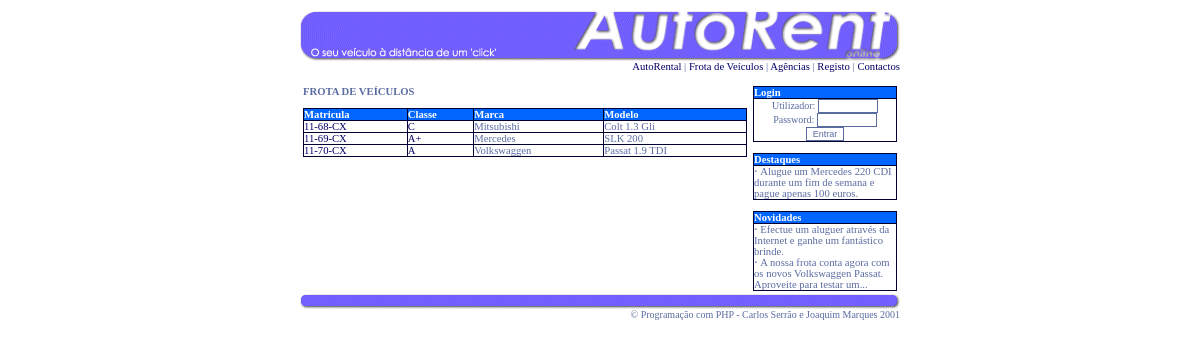
/index.php?pagina=frota, run on the app's committed database.
### tables this page shows
create table veiculo (
matricula            CHAR(254)            not null,
classe               CHAR(254),
cod                  INTEGER,
marca                CHAR(254),
modelo               CHAR(254),
fotografia           CHAR(254),
primary key (matricula),
foreign key (classe)
      references classe (classe),
foreign key (cod)
      references local (cod)
);

create table destaques (
destaque_txt         CHAR(254)            not null,
cod                  INT,
primary key (destaque_txt)
);

create table novidades (
novidade_txt         CHAR(254),
cod                  INT                  not null,
primary key (cod)
);

### BDMySQL.class.php (called while the page is built, shortened)
<?php
class BDMySQL {
  var $conn;
  function ligarBD($bdname, $user, $password, $server) {
    $this->conn = mysql_connect($server, $user, $password);
  }
  function executarSQL($sql_command) {
    $resultado = mysql_query($sql_command, $this->conn);
    return $resultado;
  }
}
?>

### ARFrota.class.php (the view)
<?php
require("config.inc.php");
class ARFrota extends BDMySQL {
        var $bd;
        function ARFrota() {
				global $NOME_BD, $USER_DB, $PASS_DB, $NOME_SERVIDOR;
                $this->bd = new BDMySQL();
                $this->bd->ligarBD($NOME_BD, $USER_DB, $PASS_DB, $NOME_SERVIDOR);
        }
		function cabecalhoFrota() {
			echo "<table width=\"100%\" border=\"0\" cellspacing=\"1\" cellpadding=\"0\" bgcolor=\"#000033\"><tr bgcolor=\"#0066FF\"><td><b><font color=\"#FFFFFF\">Matricula</font></b></td><td><b><font color=\"#FFFFFF\">Classe</font></b></td><td><b><font color=\"#FFFFFF\">Marca</font></b></td><td><b><font color=\"#FFFFFF\">Modelo</font></b></td></tr>";
		}
        function listaFrota($tipo) {
            $sql = "SELECT * FROM veiculo";
            $rs=$this->bd->executarSQL($sql);
			echo "<tr bgcolor=\"#FFFFFF\">";
			$n=0;
			while(mysql_fetch_row($rs)) {
					echo "<td bgcolor=\"#FFFFFF\"><a href=\"index.php?pagina=veiculo&matricula=".mysql_result($rs, $n, "matricula")."\">".mysql_result($rs, $n, "matricula")."</td><td bgcolor=\"#FFFFFF\"><a href=\"index.php?pagina=classe&classe=".mysql_result($rs, $n, "classe")."\">".mysql_result($rs, $n, "classe")."</td><td bgcolor=\"#FFFFFF\">".mysql_result($rs, $n, "marca")."</td><td bgcolor=\"#FFFFFF\">".mysql_result($rs, $n, "modelo")."</td>";
					echo "</tr>";
					$n++;
			}
			echo "</table>";
        }
        function endARFrota() {
                $this->bd->fecharBD();
        }
}
?>

### ARDestaques.class.php
<?php
require("config.inc.php");
class ARDestaques extends BDMySQL {
        var $bd;
        function ARDestaques() {
				global $NOME_BD, $USER_DB, $PASS_DB, $NOME_SERVIDOR;
                $this->bd = new BDMySQL();
                $this->bd->ligarBD($NOME_BD, $USER_DB, $PASS_DB, $NOME_SERVIDOR);
        }
        function listaDestaques() {
                $sql = "SELECT * FROM destaques ORDER BY cod DESC";
                $rs=$this->bd->executarSQL($sql);
                $n=0;
                while(mysql_fetch_row($rs) && $n<3) {
                        echo "<b>&middot;</b>&nbsp;".mysql_result($rs, $n, "destaque_txt");
						echo "<br>";
                        $n++;
                }
        }
        function endARDestaques() {
                $this->bd->fecharBD();
        }
}
?>

### ARNovidades.class.php
<?php
require("config.inc.php");
class ARNovidades extends BDMySQL {
        var $bd;
        function ARNovidades() {
				global $NOME_BD, $USER_DB, $PASS_DB, $NOME_SERVIDOR;
                $this->bd = new BDMySQL();
                $this->bd->ligarBD($NOME_BD, $USER_DB, $PASS_DB, $NOME_SERVIDOR);
        }
        function listaNovidades() {
                $sql = "SELECT * FROM novidades ORDER BY cod DESC";
                $rs=$this->bd->executarSQL($sql);
                $n=0;
                while(mysql_fetch_row($rs) && $n<3) {
                        echo "<b>&middot;</b>&nbsp;".mysql_result($rs, $n, "novidade_txt");
						echo "<br>";
                        $n++;
                }
        }
        function endARNovidades() {
                $this->bd->fecharBD();
        }
}
?>

### autorental.css (style rules this page uses)
TD { font-size : 8pt; font-family : verdana, tahoma, dungeon; color : #5a6ba1 }
HTML { font-size : 8pt; font-family : verdana, tahoma, dungeon; color : #5a6ba1 }
TABLE { font-size : 8pt; font-family : verdana, tahoma, dungeon; color : #5a6ba1 }
a { color: #000066; text-decoration: none }

### data on the page
veiculo: matricula "11-68-CX", classe "C", marca "Mitsubishi", modelo "Colt 1.3 Gli"
veiculo: matricula "11-69-CX", classe "A+", marca "Mercedes", modelo "SLK 200"
veiculo: matricula "11-70-CX", classe "A", marca "Volkswaggen", modelo "Passat 1.9 TDI"
destaques: destaque_txt "Alugue um Mercedes 220 CDI durante um fim de semana e pague apenas 100 euros."
novidades: novidade_txt "Efectue um aluguer através da Internet e ganhe um fantástico brinde."
novidades: novidade_txt "A nossa frota conta agora com os novos Volkswaggen Passat. Aproveite para testar um..."
